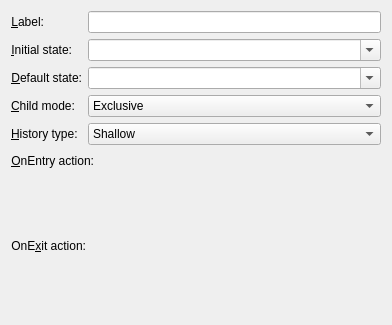
<?xml version="1.0" encoding="UTF-8"?>
<ui version="4.0">
 <class>StatePropertyEditor</class>
 <widget class="QWidget" name="StatePropertyEditor">
  <property name="geometry">
   <rect>
    <x>0</x>
    <y>0</y>
    <width>392</width>
    <height>325</height>
   </rect>
  </property>
  <property name="windowTitle">
   <string>Form</string>
  </property>
  <layout class="QVBoxLayout" name="verticalLayout_3">
   <item>
    <layout class="QFormLayout" name="formLayout">
     <property name="fieldGrowthPolicy">
      <enum>QFormLayout::AllNonFixedFieldsGrow</enum>
     </property>
     <item row="0" column="0">
      <widget class="QLabel" name="label">
       <property name="text">
        <string>&amp;Label:</string>
       </property>
       <property name="alignment">
        <set>Qt::AlignRight|Qt::AlignTrailing|Qt::AlignVCenter</set>
       </property>
       <property name="buddy">
        <cstring>labelLineEdit</cstring>
       </property>
      </widget>
     </item>
     <item row="0" column="1">
      <widget class="QLineEdit" name="labelLineEdit"/>
     </item>
     <item row="1" column="0">
      <widget class="QLabel" name="initialStateLabel">
       <property name="text">
        <string>&amp;Initial state:</string>
       </property>
       <property name="alignment">
        <set>Qt::AlignRight|Qt::AlignTrailing|Qt::AlignVCenter</set>
       </property>
       <property name="buddy">
        <cstring>initialStateComboBox</cstring>
       </property>
      </widget>
     </item>
     <item row="1" column="1">
      <widget class="QComboBox" name="initialStateComboBox">
       <property name="editable">
        <bool>true</bool>
       </property>
      </widget>
     </item>
     <item row="3" column="0">
      <widget class="QLabel" name="childModeLabel">
       <property name="text">
        <string>&amp;Child mode:</string>
       </property>
       <property name="buddy">
        <cstring>childModeEdit</cstring>
       </property>
      </widget>
     </item>
     <item row="3" column="1">
      <widget class="QComboBox" name="childModeEdit">
       <item>
        <property name="text">
         <string>Exclusive</string>
        </property>
       </item>
       <item>
        <property name="text">
         <string>Parallel</string>
        </property>
       </item>
      </widget>
     </item>
     <item row="4" column="0">
      <widget class="QLabel" name="historyTypeLabel">
       <property name="text">
        <string>&amp;History type:</string>
       </property>
       <property name="buddy">
        <cstring>historyTypeEdit</cstring>
       </property>
      </widget>
     </item>
     <item row="4" column="1">
      <widget class="QComboBox" name="historyTypeEdit">
       <item>
        <property name="text">
         <string>Shallow</string>
        </property>
       </item>
       <item>
        <property name="text">
         <string>Deep</string>
        </property>
       </item>
      </widget>
     </item>
     <item row="2" column="0">
      <widget class="QLabel" name="defaultStateLabel">
       <property name="text">
        <string>&amp;Default state:</string>
       </property>
       <property name="alignment">
        <set>Qt::AlignRight|Qt::AlignTrailing|Qt::AlignVCenter</set>
       </property>
       <property name="buddy">
        <cstring>initialStateComboBox</cstring>
       </property>
      </widget>
     </item>
     <item row="2" column="1">
      <widget class="QComboBox" name="defaultStateComboBox">
       <property name="editable">
        <bool>true</bool>
       </property>
      </widget>
     </item>
    </layout>
   </item>
   <item>
    <layout class="QVBoxLayout" name="verticalLayout_2">
     <item>
      <layout class="QHBoxLayout" name="horizontalLayout_2">
       <item>
        <widget class="QLabel" name="label_3">
         <property name="text">
          <string>&amp;OnEntry action:</string>
         </property>
         <property name="alignment">
          <set>Qt::AlignRight|Qt::AlignTrailing|Qt::AlignVCenter</set>
         </property>
         <property name="buddy">
          <cstring>onEntryEditor</cstring>
         </property>
        </widget>
       </item>
       <item>
        <spacer name="horizontalSpacer_2">
         <property name="orientation">
          <enum>Qt::Horizontal</enum>
         </property>
         <property name="sizeHint" stdset="0">
          <size>
           <width>40</width>
           <height>20</height>
          </size>
         </property>
        </spacer>
       </item>
      </layout>
     </item>
     <item>
      <widget class="CodeEditor" name="onEntryEditor" native="true">
       <property name="sizePolicy">
        <sizepolicy hsizetype="Preferred" vsizetype="Expanding">
         <horstretch>0</horstretch>
         <verstretch>0</verstretch>
        </sizepolicy>
       </property>
       <property name="focusPolicy">
        <enum>Qt::StrongFocus</enum>
       </property>
      </widget>
     </item>
    </layout>
   </item>
   <item>
    <layout class="QVBoxLayout" name="verticalLayout">
     <item>
      <layout class="QHBoxLayout" name="horizontalLayout">
       <item>
        <widget class="QLabel" name="label_4">
         <property name="text">
          <string>OnE&amp;xit action:</string>
         </property>
         <property name="alignment">
          <set>Qt::AlignRight|Qt::AlignTrailing|Qt::AlignVCenter</set>
         </property>
         <property name="buddy">
          <cstring>onExitEditor</cstring>
         </property>
        </widget>
       </item>
       <item>
        <spacer name="horizontalSpacer">
         <property name="orientation">
          <enum>Qt::Horizontal</enum>
         </property>
         <property name="sizeHint" stdset="0">
          <size>
           <width>40</width>
           <height>20</height>
          </size>
         </property>
        </spacer>
       </item>
      </layout>
     </item>
     <item>
      <widget class="CodeEditor" name="onExitEditor" native="true">
       <property name="sizePolicy">
        <sizepolicy hsizetype="Preferred" vsizetype="Expanding">
         <horstretch>0</horstretch>
         <verstretch>0</verstretch>
        </sizepolicy>
       </property>
       <property name="focusPolicy">
        <enum>Qt::StrongFocus</enum>
       </property>
      </widget>
     </item>
    </layout>
   </item>
  </layout>
 </widget>
 <customwidgets>
  <customwidget>
   <class>CodeEditor</class>
   <extends>QWidget</extends>
   <header>widgets/codeeditor.h</header>
   <container>1</container>
  </customwidget>
 </customwidgets>
 <resources/>
 <connections/>
</ui>
